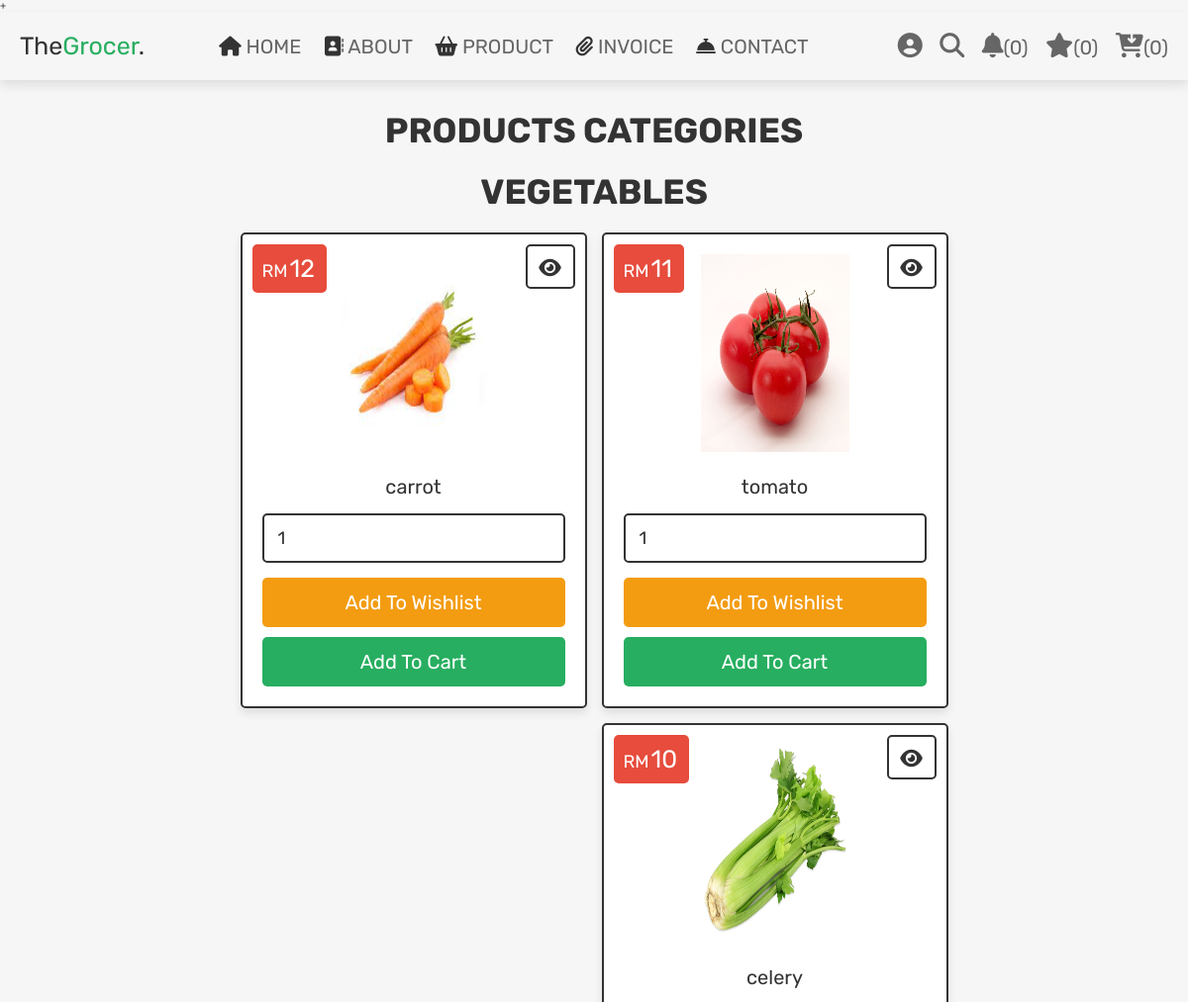
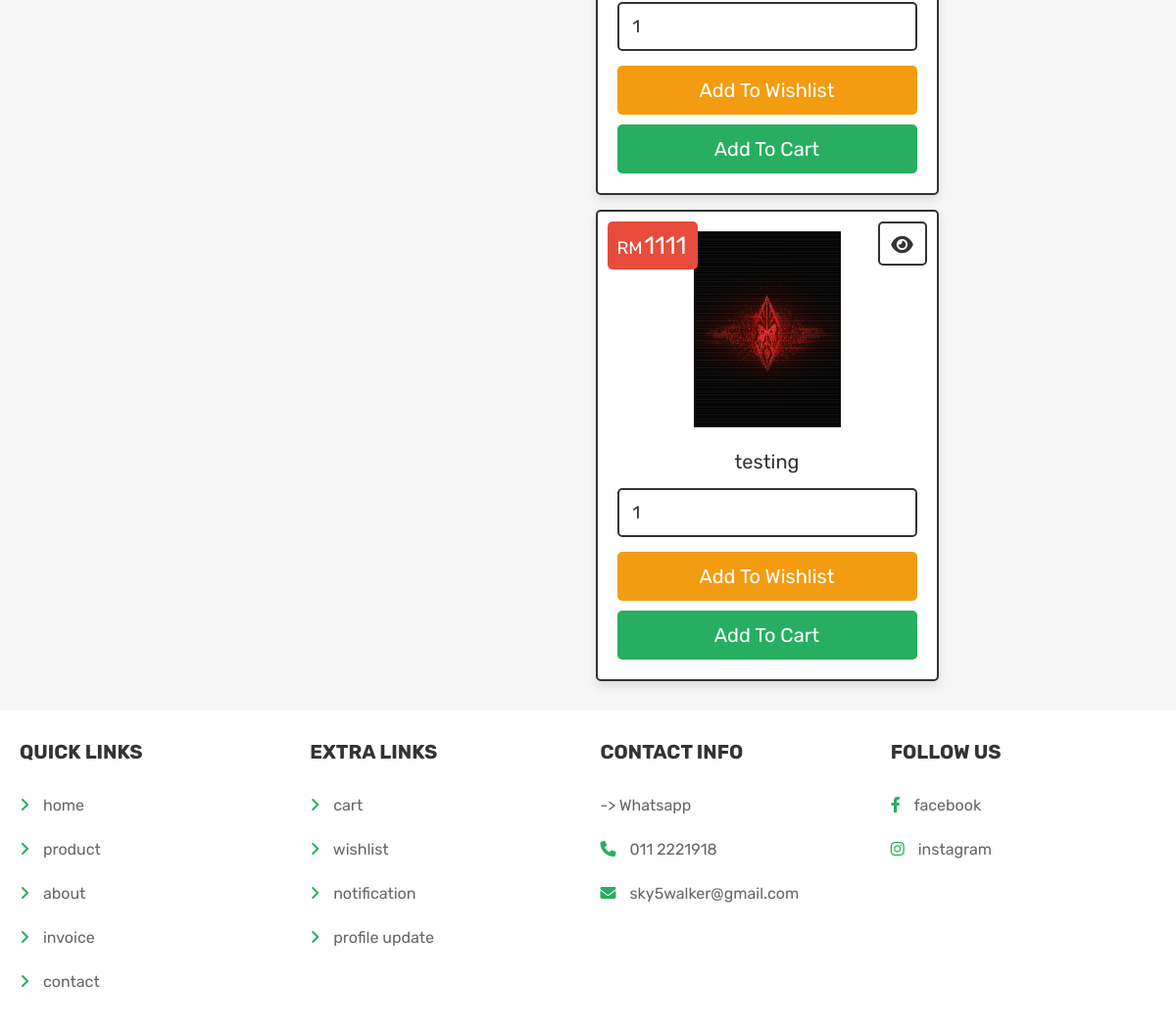
/category.php?category=vegetables (signed in), run on the app's committed database (2 pictures, top to bottom).
### tables this page shows
CREATE TABLE `products` (
  `id` int(100) NOT NULL,
  `name` varchar(100) NOT NULL,
  `category` varchar(20) NOT NULL,
  `details` varchar(500) NOT NULL,
  `price` int(100) NOT NULL,
  `image` varchar(100) NOT NULL,
  `sold` int(100) NOT NULL
);

### category.php (the view, shortened to what this page needs)
<?php
@include 'config.php';
?>
<!DOCTYPE html>
<html lang="en">
<head>
   <link rel="stylesheet" href="https://cdnjs.cloudflare.com/ajax/libs/font-awesome/6.1.1/css/all.min.css">
   <link rel="stylesheet" href="css/style.css">
</head>
<body>
<?php include 'header.php'; ?>
<section class="products">
    <h1 class="title">products categories</h1>
   <?php
      $category_name = $_GET['category'];
      $select_products = $conn->prepare("SELECT * FROM `products` WHERE category = ?");
      $select_products->execute([$category_name]);
      if($select_products->rowCount() > 0){
         echo '<h1 class="title">'.$category_name.'</h1>';
         while($fetch_products = $select_products->fetch(PDO::FETCH_ASSOC)){
   ?>
       <div class="box-container">
   <form action="" class="box" method="POST">
      <div class="price">RM<span><?= $fetch_products['price']; ?></span></div>
      <a href="view_page.php?pid=<?= $fetch_products['id']; ?>" class="fas fa-eye"></a>
      <img class="image" src="uploaded_img/<?= $fetch_products['image']; ?>" alt="">
      <div class="name"><?= $fetch_products['name']; ?></div>
      <input type="number" min="1" value="1" name="p_qty" class="qty">
      <input type="submit" value="add to wishlist" class="option-btn" name="add_to_wishlist">
      <input type="submit" value="add to cart" class="btn" name="add_to_cart">
   </form>
   <?php
         }
      }else{
         echo '<p class="empty">no products available!</p>';
      }
   ?>
   </div>
</section>
<?php include 'footer.php'; ?>
</body>
</html>

### css/style.css (style rules this page uses)
.products .box-container { display: grid; grid-template-columns: repeat(auto-fit, 35rem); gap:1.5rem; justify-content: center; align-items: flex-start; }
.products .box-container .box { padding:2rem; text-align: center; border:var(--border); background-color: var(--white); box-shadow: var(--box-shadow); border-radius: .5rem; position: relative; }
.products .box-container .box .image { height: 20rem; width : 15rem; }
.products .box-container .box .price { position: absolute; top:1rem; left:1rem; padding:1rem; border-radius: .5rem; background-color: var(--red); font-size: 1.8rem; color:var(--white); }
.products .box-container .box .price span { font-size: 2.5rem; color:var(--white); margin:0 .2rem; }
.products .box-container .box .fa-eye { position: absolute; top:1rem; right:1rem; border-radius: .5rem; height: 4.5rem; line-height: 4.3rem; width: 5rem; border:var(--border); color:var(--black); font-size: 2rem; background-color: var(--white); }
.products .box-container .box img { width: 30%; margin-bottom: 1rem; }
.products .box-container .box .name { font-size: 2rem; color:var(--black); padding:1rem 0; }
.products .box-container .box .qty { margin:.5rem 0; border-radius: .5rem; padding:1.2rem 1.4rem; font-size: 1.8rem; color:var(--black); border:var(--border); width: 100%; }

### css/components.css (style rules this page uses)
:root { --green:#27ae60; --orange:#f39c12; --red:#e74c3c; --black:#333; --light-color:#666; --white:#fff; --light-bg:#f6f6f6; --border:.2rem solid var(--black); --box-shadow:0 .5rem 1rem rgba(0,0,0,.1); }
* { font-family: 'Rubik', sans-serif; margin:0; padding:0; box-sizing: border-box; outline: none; border:none; text-decoration: none; color:var(--black); }
body { background-color: var(--light-bg); }
html { font-size: 62.5%; overflow-x: hidden; scroll-behavior: smooth; scroll-padding-top: 6.5rem; }
section { padding:3rem 2rem; max-width: 1200px; margin:0 auto; }
.btn, .delete-btn, .option-btn { display: block; width: 100%; margin-top: 1rem; border-radius: .5rem; color:var(--white); font-size: 2rem; padding:1.3rem 3rem; text-transform: capitalize; cursor: pointer; text-align: center; }
.btn { background-color: var(--green); }
.option-btn { background-color: var(--orange); }
.title { text-align: center; margin-bottom: 2rem; text-transform: uppercase; color:var(--black); font-size: 3.5rem; }

### data on the page
products: price "12", image (picture), name "carrot"
products: price "11", image (picture), name "tomato"
products: price "10", image (picture), name "celery"
products: price "1111", image (picture), name "testing"

### other printed values
$notif "0"
$count_wishlist_items->rowCount() "0"
$count_cart_items->rowCount() "0"
$category_name "VEGETABLES"
